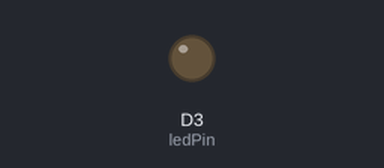
Recording of a sketch running on a simulated Arduino Nano 33 IoT. Parts: output pins drawn as LEDs (lit = HIGH). Nothing arrives over Bluetooth unless stated; a phone connects over Bluetooth LE 3 s after start; what the sketch prints to the serial monitor is not drawn.

Above: at 0.1 s.
At 3.1 s:
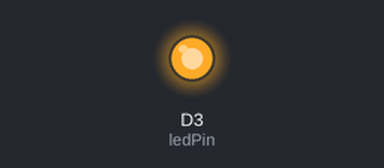
Timing chart, 0 to 4.6 s (numbered marks = the images above):
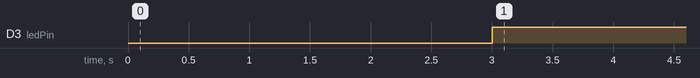

The sketch:

LED_brightness_rssi.ino
```cpp
#include <ArduinoBLE.h>

BLEService ledService("19B10000-E8F2-537E-4F6C-D104768A1214"); // BLE LED Service

// BLE LED Switch Characteristic - custom 128-bit UUID, read and writable by central
BLEByteCharacteristic switchCharacteristic("19B10001-E8F2-537E-4F6C-D104768A1214", BLERead | BLEWrite);

const int ledPin = 3; // pin to use for the LED

void setup() {
  Serial.begin(9600);
//  while (!Serial);

  // set LED pin to output mode
  pinMode(ledPin, OUTPUT);

  // begin initialization
  if (!BLE.begin()) {
    //Serial.println("starting BLE failed!");

    while (1);
  }

  // set advertised local name and service UUID:
  BLE.setLocalName("LED");
  BLE.setAdvertisedService(ledService);

  // add the characteristic to the service
  ledService.addCharacteristic(switchCharacteristic);

  // add service
  BLE.addService(ledService);

  // set the initial value for the characeristic:
  switchCharacteristic.writeValue(0);

  // start advertising
  BLE.advertise();

  //Serial.println("BLE LED Peripheral");
}

void loop() {
  // listen for BLE peripherals to connect:
  BLEDevice central = BLE.central();

  // if a central is connected to peripheral:
  if (central) {

    // while the central is still connected to peripheral:
    while (central.connected()) {

      // if the remote device wrote to the characteristic,
      // use the rssi value to control the LED brightness:

      int rssiToBrightness = map(BLE.rssi(), -50, -30, 0, 255);
      rssiToBrightness = constrain(rssiToBrightness, 0, 255);

      Serial.print(BLE.rssi());
      Serial.print(", ");
      Serial.println(rssiToBrightness);
      analogWrite(ledPin, rssiToBrightness);
    }
    analogWrite(ledPin, 0);

    // when the central disconnects, print it out:
    Serial.print(F("Disconnected from central: "));
    Serial.println(central.address());
  }
}
```

Measured:
- by itself, D3 (ledPin): LOW → HIGH at 3.0 s
